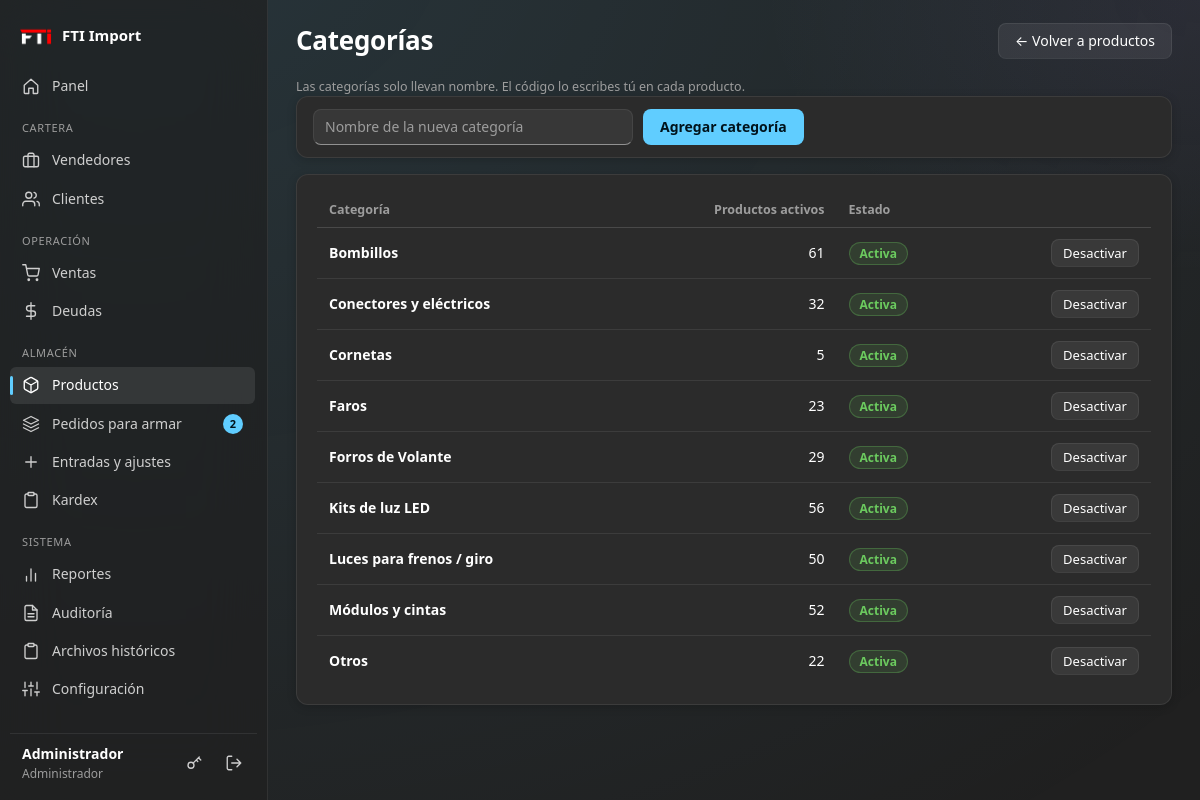
Screenshot of /categorias (signed in) with the database file from the repository.
### tables this page shows
CREATE TABLE configuracion (
    clave TEXT PRIMARY KEY,
    valor TEXT
);

CREATE TABLE usuarios (
    id         INTEGER PRIMARY KEY AUTOINCREMENT,
    usuario    TEXT NOT NULL UNIQUE,
    nombre     TEXT NOT NULL,
    clave_hash TEXT NOT NULL,
    rol        TEXT NOT NULL CHECK (rol IN ('admin', 'vendedor')),
    telefono   TEXT DEFAULT '',
    email      TEXT DEFAULT '',
    activo     INTEGER NOT NULL DEFAULT 1,
    creado     TEXT NOT NULL,
    -- Tipo de vendedor: 'especial' elige detal/mayor y USD/Bs; 'normal' solo vende al mayor en USD.
    tipo_vendedor TEXT NOT NULL DEFAULT 'normal' CHECK (tipo_vendedor IN ('especial', 'normal'))
);

CREATE TABLE categorias (
    id     INTEGER PRIMARY KEY AUTOINCREMENT,
    nombre TEXT NOT NULL UNIQUE,
    prefijo TEXT UNIQUE,
    activo INTEGER NOT NULL DEFAULT 1
);

### routes/catalogo.py (the view, shortened to what this page needs)
@bp.route("/categorias", methods=["GET", "POST"])
@roles_required("admin")
def categorias():
    lista = query("""SELECT c.*, (SELECT COUNT(*) FROM productos p WHERE p.categoria_id = c.id AND p.activo=1) AS n
                       FROM categorias c ORDER BY c.nombre""")
    return render_template("productos/categorias.html", categorias=lista)

### db.py (called while the page is built)
def query(sql, args=(), one=False):
    rows = get_db().execute(sql, args).fetchall()
    if one:
        return rows[0] if rows else None
    return rows

### services.py (called while the page is built)
def get_config(clave, defecto=""):
    fila = query("SELECT valor FROM configuracion WHERE clave = ?", (clave,), one=True)
    return fila["valor"] if fila and fila["valor"] is not None else defecto

def stock_alerta_defecto():
    return max(to_float(get_config("stock_alerta_defecto", "10"), 10.0), 0.0)

def productos_en_alerta(limite=None):
    sql = ("SELECT id, codigo, nombre, stock, unidad, " + SQL_MINIMO_EFECTIVO + " AS minimo "
           "FROM productos WHERE activo = 1 AND stock <= " + SQL_MINIMO_EFECTIVO + " ORDER BY stock ASC")
    d = stock_alerta_defecto()
    args = [d, d]
    if limite:
        sql += " LIMIT ?"
        args.append(limite)
    return query(sql, args)

def armado_desde_venta():
    return to_int(get_config("armado_desde_venta", "0"))

def contar_por_armar(usuario):
    desde = armado_desde_venta()
    if usuario["rol"] == "admin":
        pend = query("SELECT COUNT(*) AS n FROM armados a JOIN ventas v ON v.id=a.venta_id "
                     "WHERE a.estado='pendiente' AND v.estado='aprobada'", one=True)["n"]
        sin = query("SELECT COUNT(*) AS n FROM ventas v WHERE v.estado='aprobada' AND v.id > ? "
                    "AND NOT EXISTS (SELECT 1 FROM armados a WHERE a.venta_id=v.id)", (desde,), one=True)["n"]
        return pend + sin
    return query("SELECT COUNT(*) AS n FROM armados a JOIN ventas v ON v.id=a.venta_id "
                 "WHERE a.estado='pendiente' AND v.estado='aprobada' AND (a.asignado_a = ? OR a.asignado_a IS NULL)",
                 (usuario["id"],), one=True)["n"]

### utils.py (called while the page is built)
def _zona():
    return timezone(timedelta(hours=current_app.config.get("UTC_OFFSET_HORAS", -4)))

def hoy():
    return datetime.now(_zona()).strftime("%Y-%m-%d")

def to_float(valor, defecto=0.0):
    if valor is None:
        return defecto
    s = str(valor).strip().replace(" ", "")
    if not s:
        return defecto
    if "," in s and "." in s:
        s = s.replace(".", "").replace(",", ".")   # 1.234,50 -> 1234.50
    elif "," in s:
        s = s.replace(",", ".")
    try:
        return float(s)
    except ValueError:
        return defecto

def to_int(valor, defecto=0):
    try:
        return int(float(str(valor).strip()))
    except (ValueError, TypeError):
        return defecto

def csrf_field():
    return Markup(f'<input type="hidden" name="csrf_token" value="{csrf_token()}">')

### templates/productos/categorias.html (shortened to what this page needs)
{% extends 'base.html' %}
{% block titulo %}Categorías{% endblock %}
{% block acciones %}<a class="btn" href="{{ url_for('catalogo.productos') }}">← Volver a productos</a>{% endblock %}
{% block contenido %}
<p class="hint">Las categorías solo llevan nombre. El código lo escribes tú en cada producto.</p>
<form method="post" class="filters card">
  <input name="nombre" placeholder="Nombre de la nueva categoría" required>
  <button class="btn primary">Agregar categoría</button>
</form>
<section class="card">
  <div class="table-wrap"><table class="stack">
    <thead><tr><th>Categoría</th><th class="r">Productos activos</th><th>Estado</th><th></th></tr></thead>
    <tbody>{% for c in categorias %}
      <tr><td data-label="Categoría"><b>{{ c.nombre }}</b></td><td data-label="Productos" class="r">{{ c.n }}</td>
          <td data-label="Estado"><span class="badge {{ 'ok' if c.activo else 'mute' }}">{{ 'Activa' if c.activo else 'Inactiva' }}</span></td>
          <td class="r"><form method="post" action="{{ url_for('catalogo.categoria_estado', cid=c.id) }}">{{ csrf_field() }}<button class="btn sm">{{ 'Desactivar' if c.activo else 'Activar' }}</button></form></td></tr>
    {% else %}<tr><td colspan="4" class="muted">Aún no hay categorías.</td></tr>{% endfor %}</tbody></table></div>
</section>
{% endblock %}

### templates/base.html (shortened to what this page needs)
{% from '_macros.html' import ico, flashes %}
<!doctype html>
<html lang="es">
<head>
  <link rel="stylesheet" href="{{ url_for('static', filename='css/style.css') }}">
</head>
<body>
{% if g.user %}
  {% set ep = request.endpoint or '' %}
  <div class="shell">
    <aside class="sidebar">
<div class="brand">
    <span class="brand-logo">
        <img src="{{ url_for('static', filename='logo.png') }}"
             alt="Logo de la empresa"
             class="logo-empresa">
    </span>
    <span class="brand-name">{{ empresa }}</span>
</div>      <nav class="nav">
        <a href="{{ url_for('panel.inicio') }}" class="{{ 'on' if ep == 'panel.inicio' }}">{{ ico('home') }}<span>Panel</span></a>
        {% if g.user.rol == 'admin' %}
          <div class="nav-group">Cartera</div>
          <a href="{{ url_for('admin.vendedores') }}" class="{{ 'on' if ep.startswith('admin.vendedor') }}">{{ ico('brief') }}<span>Vendedores</span></a>
          <a href="{{ url_for('clientes.lista') }}" class="{{ 'on' if ep.startswith('clientes.') }}">{{ ico('users') }}<span>Clientes</span></a>
          <div class="nav-group">Operación</div>
          <a href="{{ url_for('ventas.lista') }}" class="{{ 'on' if ep.startswith('ventas.') }}">{{ ico('cart') }}<span>Ventas</span>{% if n_pendientes %}<b class="pill">{{ n_pendientes }}</b>{% endif %}</a>
          <a href="{{ url_for('deudas.lista') }}" class="{{ 'on' if ep.startswith('deudas.') }}">{{ ico('dollar') }}<span>Deudas</span></a>
          <div class="nav-group">Almacén</div>
          <a href="{{ url_for('catalogo.productos') }}" class="{{ 'on' if ep in ('catalogo.productos','catalogo.producto_nuevo','catalogo.producto_editar','catalogo.categorias') }}">{{ ico('box') }}<span>Productos</span></a>
          <a href="{{ url_for('armados.lista') }}" class="{{ 'on' if ep.startswith('armados.') }}">{{ ico('layers') }}<span>Pedidos para armar</span>{% if n_por_armar %}<b class="pill" title="Pedidos pendientes o sin asignar">{{ n_por_armar }}</b>{% endif %}</a>
          <a href="{{ url_for('catalogo.movimiento') }}" class="{{ 'on' if ep == 'catalogo.movimiento' }}">{{ ico('plus') }}<span>Entradas y ajustes</span></a>
          <a href="{{ url_for('catalogo.kardex') }}" class="{{ 'on' if ep == 'catalogo.kardex' }}">{{ ico('clip') }}<span>Kardex</span></a>
          <div class="nav-group">Sistema</div>
          <a href="{{ url_for('admin.reportes') }}" class="{{ 'on' if ep == 'admin.reportes' }}">{{ ico('chart') }}<span>Reportes</span></a>
          <a href="{{ url_for('admin.auditoria') }}" class="{{ 'on' if ep == 'admin.auditoria' }}">{{ ico('file') }}<span>Auditoría</span></a>
          <a href="{{ url_for('admin.historiales') }}" class="{{ 'on' if ep.startswith('admin.historial') }}">{{ ico('clip') }}<span>Archivos históricos</span></a>
          <a href="{{ url_for('admin.configuracion') }}" class="{{ 'on' if ep == 'admin.configuracion' }}">{{ ico('sliders') }}<span>Configuración</span></a>
        {% endif %}
      </nav>
      <div class="user-box">
        <div class="user-info"><b>{{ g.user.nombre }}</b><small>{{ 'Administrador' if g.user.rol == 'admin' else ('Vendedor especial' if g.user.tipo_vendedor == 'especial' else 'Vendedor') }}</small></div>
        <a class="icon-btn" href="{{ url_for('auth.cuenta') }}" title="Cambiar clave">{{ ico('key') }}</a>
        <form method="post" action="{{ url_for('auth.logout') }}">{{ csrf_field() }}<button class="icon-btn" title="Cerrar sesión">{{ ico('logout') }}</button></form>
      </div>
    </aside>
    <main class="content">
      <header class="topbar">
        <h1>{% block titulo %}{% endblock %}</h1>
        <div class="topbar-right">{% block acciones %}{% endblock %}</div>
      </header>
      {% block contenido %}{% endblock %}
    </main>
  </div>
{% else %}
  <main class="auth">{{ flashes() }}{{ self.contenido() }}</main>
{% endif %}
</body>
</html>

### templates/base.html (style rules this page uses)
.brand-logo { background: transparent !important; border: none !important; box-shadow: none !important; }
.logo-empresa { width: 100%; height: 100%; object-fit: contain; display: block; }

### rows the page displays
configuracion: valor "FTI Import"
usuarios: user.nombre "Administrador", rol "Administrador"
categorias: nombre "Bombillos", n "61", activo "Activa", activo "Desactivar"
categorias: nombre "Conectores y eléctricos", n "32", activo "Activa", activo "Desactivar"
categorias: nombre "Cornetas", n "5", activo "Activa", activo "Desactivar"
categorias: nombre "Faros", n "23", activo "Activa", activo "Desactivar"
categorias: nombre "Forros de Volante", n "29", activo "Activa", activo "Desactivar"
categorias: nombre "Kits de luz LED", n "56", activo "Activa", activo "Desactivar"
categorias: nombre "Luces para frenos / giro", n "50", activo "Activa", activo "Desactivar"
categorias: nombre "Módulos y cintas", n "52", activo "Activa", activo "Desactivar"
categorias: nombre "Otros", n "22", activo "Activa", activo "Desactivar"

### other values shown
{{ n_por_armar }} "2"
